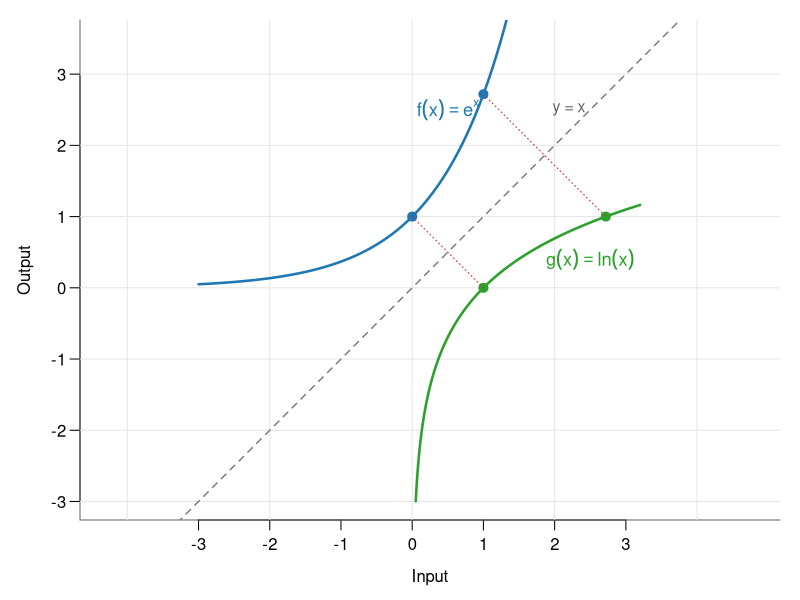
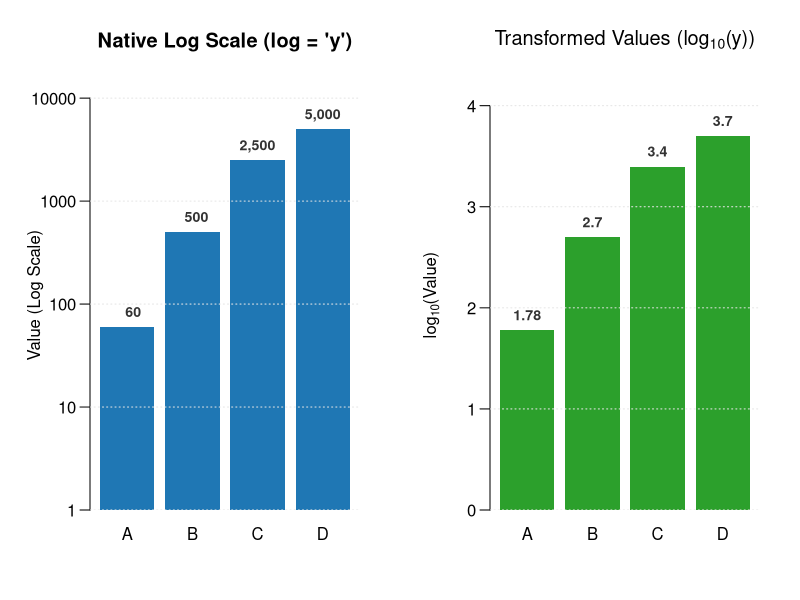
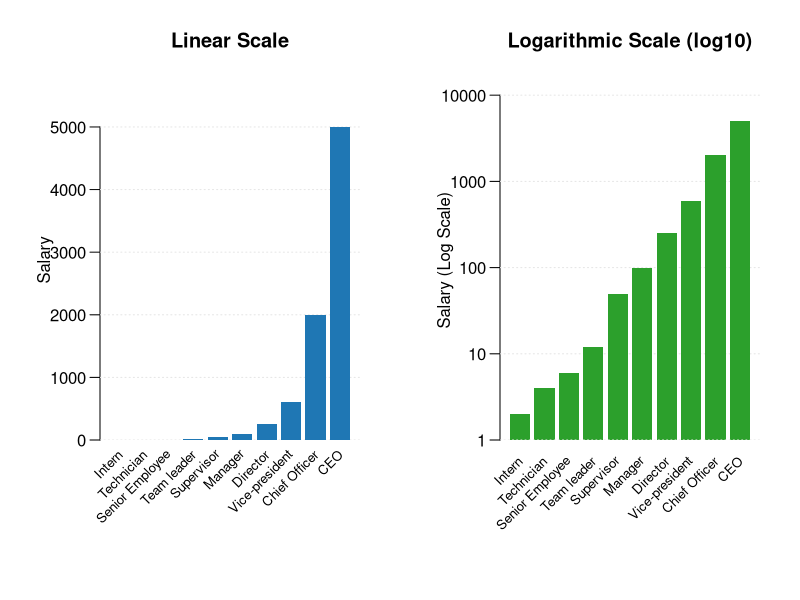
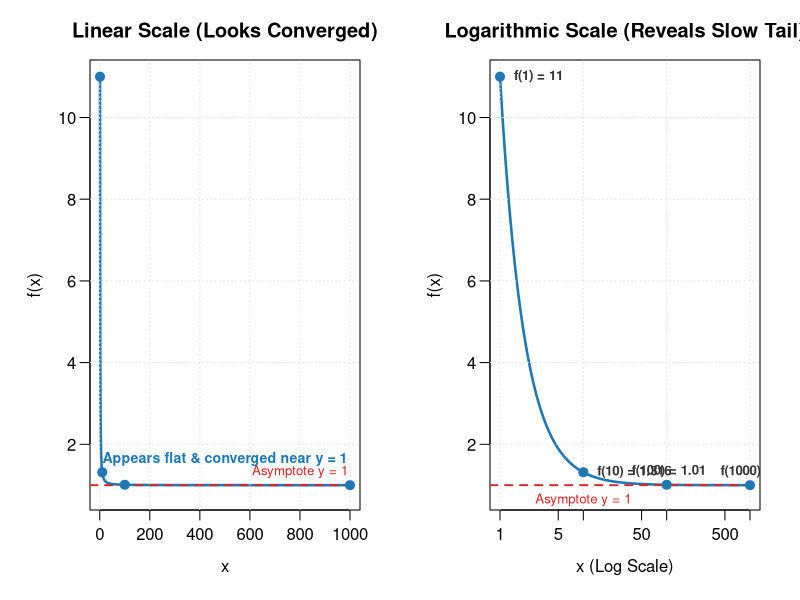
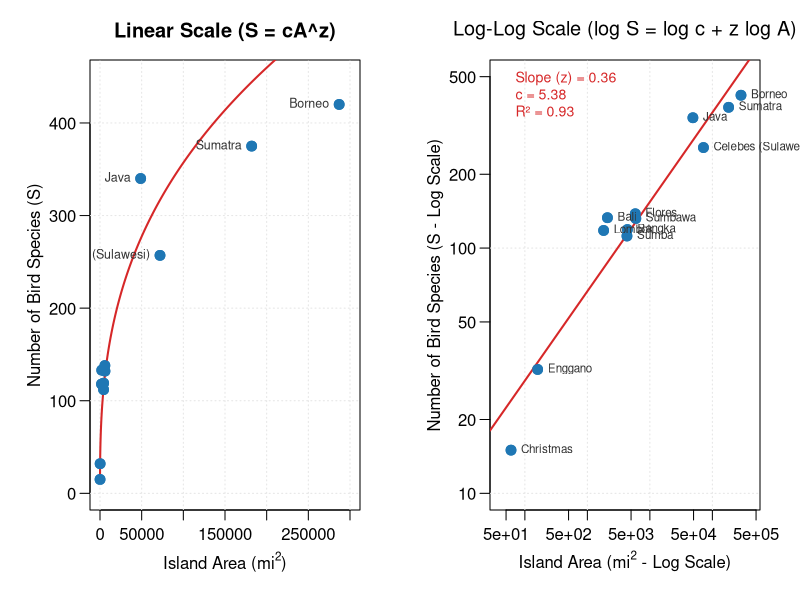

The R script that drew these images, in order:
## ---- chunk 1
#| label: fig-exp-log-inverse2
#| fig-cap: "Geometric reflection of exp(x) and ln(x) across the identity line y = x"
#| fig-width: 5.5
#| fig-height: 5.5

par(mar = c(4, 4, 1, 1), mgp = c(2.3, 0.7, 0))

x_pos <- seq(0.05, 3.2, length.out = 500)
x_all <- seq(-3, 3.2, length.out = 500)

y_exp <- exp(x_all)
y_log <- log(x_pos)

plot(NA, xlim = c(-3, 3.5), ylim = c(-3, 3.5),
     xlab = "Input", ylab = "Output", las = 1, asp = 1, axes = FALSE)

axis(1, at = -3:3)
axis(2, at = -3:3, las = 1)
box(bty = "l", col = "gray40")
grid(col = "gray90", lty = "solid")

# Symmetry axis y = x
abline(a = 0, b = 1, lty = 2, col = "gray50", lwd = 1.5)

# Curves
lines(x_all, y_exp, col = "#1f77b4", lwd = 2.5) # exp(x)
lines(x_pos, y_log, col = "#2ca02c", lwd = 2.5) # ln(x)

# Inverse pairs
points(c(0, 1), c(1, exp(1)), pch = 19, col = "#1f77b4", cex = 1.2)
points(c(1, exp(1)), c(0, 1), pch = 19, col = "#2ca02c", cex = 1.2)

# Connector lines showing reflection
segments(0, 1, 1, 0, lty = 3, col = "#d62728")
segments(1, exp(1), exp(1), 1, lty = 3, col = "#d62728")

# Labels
text(0.5, 2.5, expression(f(x) == e^x), col = "#1f77b4", cex = 1.1)
text(2.5, 0.4, expression(g(x) == ln(x)), col = "#2ca02c", cex = 1.1)
text(2.2, 2.5, "y = x", col = "gray40", cex = 0.95)
## ---- chunk 2
# 1. Dataset setup
df_vals <- data.frame(
  category = c("A", "B", "C", "D"),
  value = c(60, 500, 2500, 5000)
)

# Compute log10 values for explicit transformation
df_vals$log10_val <- log10(df_vals$value)

# 2. Set up side-by-side layout (1 row, 2 columns) with top margin for labels
par(mfrow = c(1, 2), mar = c(4.5, 4.5, 4, 2))

# ==============================================================================
# LEFT PANEL: Native Log Scale (log = "y")
# ==============================================================================
bp1 <- barplot(
  height = df_vals$value,
  names.arg = df_vals$category,
  main = "Native Log Scale (log = 'y')",
  ylab = "Value (Log Scale)",
  col = "#1f77b4", border = NA,
  log = "y",
  ylim = c(1, max(df_vals$value) * 3),
  las = 1
)


# Redraw bars over grid without repeating y-axis ticks
barplot(df_vals$value, add = TRUE, col = "#1f77b4", border = NA, log = "y", yaxt = "n", ann = FALSE)

# Value labels above bars (Raw numbers)
text(
  x = bp1, y = df_vals$value,
  labels = format(df_vals$value, big.mark = ","),
  pos = 3, cex = 0.85, col = "#333333", font = 2, xpd = TRUE
)

grid(nx = NA, ny = NULL, col = "gray90", lty = "dotted")

# ==============================================================================
# RIGHT PANEL: Converted log10 Values
# ==============================================================================
bp2 <- barplot(
  height = df_vals$log10_val,
  names.arg = df_vals$category,
  main = expression(paste("Transformed Values (", log[10], "(y))")),
  ylab = expression(paste(log[10], "(Value)")),
  col = "#2ca02c", border = NA,
  ylim = c(0, max(df_vals$log10_val) * 1.15),
  las = 1
)


# Redraw bars over grid without repeating y-axis ticks
barplot(df_vals$log10_val, add = TRUE, col = "#2ca02c", border = NA, yaxt = "n", ann = FALSE)

# Value labels above bars (log10 numbers rounded to 2 decimal places)
text(
  x = bp2, y = df_vals$log10_val,
  labels = round(df_vals$log10_val, 2),
  pos = 3, cex = 0.85, col = "#333333", font = 2, xpd = TRUE
)
grid(nx = NA, ny = NULL, col = "gray90", lty = "dotted")

# Reset plotting parameters
par(mfrow = c(1, 1), mar = c(5, 4, 4, 2) + 0.1)
## ---- chunk 3
# 1. Data frame setup
df_salary <- data.frame(
  job = factor(
    c("Intern", "Technician", "Senior Employee", "Team leader", "Supervisor",
      "Manager", "Director", "Vice-president", "Chief Officer", "CEO"),
    levels = c("Intern", "Technician", "Senior Employee", "Team leader", "Supervisor",
               "Manager", "Director", "Vice-president", "Chief Officer", "CEO")
  ),
  salary = c(2, 4, 6, 12, 50, 100, 250, 600, 2000, 5000) # values in ten thousands
)

# 2. Set up side-by-side layout with bottom margin for rotated labels
par(mfrow = c(1, 2), mar = c(8, 5, 4, 2))

# ==============================================================================
# LEFT PANEL: Linear Scale
# ==============================================================================
bp1 <- barplot(
  height = df_salary$salary,
  names.arg = FALSE,
  main = "Linear Scale",
  ylab = "Salary",
  col = "#1f77b4", border = NA,
  ylim = c(0, max(df_salary$salary) * 1.15),
  las = 1
)

grid(nx = NA, ny = NULL, col = "gray90", lty = "dotted")

# Redraw bars over grid (yaxt = "n" prevents duplicated y-axis ticks)
barplot(df_salary$salary, add = TRUE, col = "#1f77b4", border = NA, yaxt = "n", ann = FALSE)

# Custom rotated x-axis labels
text(x = bp1, y = -max(df_salary$salary) * 0.04, labels = df_salary$job,
     srt = 45, adj = 1, xpd = TRUE, cex = 0.8)

## Raw numerical value labels above bars
#text(x = bp1, y = df_salary$salary, labels = format(df_salary$salary, big.mark = ","),
#     pos = 3, cex = 0.65, col = "#333333", xpd = TRUE)


# ==============================================================================
# RIGHT PANEL: Logarithmic Scale
# ==============================================================================
bp2 <- barplot(
  height = df_salary$salary,
  names.arg = FALSE,
  main = "Logarithmic Scale (log10)",
  ylab = "Salary (Log Scale)",
  col = "#2ca02c", border = NA,
  log = "y",
  ylim = c(1, max(df_salary$salary) * 3),
  las = 1
)

grid(nx = NA, ny = NULL, col = "gray90", lty = "dotted")

# Redraw bars over grid without repeating axis text
barplot(df_salary$salary, add = TRUE, col = "#2ca02c", border = NA, log = "y", yaxt = "n", ann = FALSE)

# Custom rotated x-axis labels (positioned relative to log axis baseline)
text(x = bp2, y = 0.6, labels = df_salary$job,
     srt = 45, adj = 1, xpd = TRUE, cex = 0.8)

## Raw numerical value labels above bars
#text(x = bp2, y = df_salary$salary, labels = format(df_salary$salary, big.mark = ","),
#     pos = 3, cex = 0.65, col = "#333333", xpd = TRUE)

# Reset plotting parameters
par(mfrow = c(1, 1), mar = c(5, 4, 4, 2) + 0.1)
## ---- chunk 4
# 1. Define power law function: f(x) = 1 + 10 / x^1.5
f <- function(x) 1 + 10 / (x^1.5)

# Setup x domains
x_lin <- seq(1, 1000, length.out = 1000)
x_log <- 10^seq(0, 3, length.out = 1000) # log-spaced vector from 10^0 to 10^3

# Colors
curve_col <- "#1f77b4"
limit_col <- "#d62728"

# 2. Set up side-by-side layout (1 row, 2 columns)
par(mfrow = c(1, 2), mar = c(4.5, 4.5, 3, 2))

# ==============================================================================
# LEFT PANEL: Linear Scale (Appears Almost Converged)
# ==============================================================================
plot(x_lin, f(x_lin), type = "l", col = curve_col, lwd = 2.5,
     xlim = c(1, 1000), ylim = c(0.8, 11), las = 1,
     main = "Linear Scale (Looks Converged)",
     xlab = "x", ylab = "f(x)")

grid(col = "gray90", lty = "dotted")
abline(h = 1, col = limit_col, lty = 2, lwd = 1.8)

# Highlight points
pts_x <- c(1, 10, 100, 1000)
pts_y <- f(pts_x)
points(pts_x, pts_y, col = curve_col, pch = 19, cex = 1.2)

# Annotation for linear convergence illusion
text(500, 1.3, labels = "Appears flat & converged near y = 1",
     col = curve_col, pos = 3, font = 2, cex = 0.85)
text(800, 1.0, labels = "Asymptote y = 1", col = limit_col, pos = 3, cex = 0.8)


# ==============================================================================
# RIGHT PANEL: Logarithmic Scale (Reveals Ongoing Heavy-Tail Decay)
# ==============================================================================
plot(x_log, f(x_log), type = "l", col = curve_col, lwd = 2.5,
     log = "x", xlim = c(1, 1000), ylim = c(0.8, 11), las = 1,
     main = "Logarithmic Scale (Reveals Slow Tail)",
     xlab = "x (Log Scale)", ylab = "f(x)")

grid(col = "gray90", lty = "dotted")
abline(h = 1, col = limit_col, lty = 2, lwd = 1.8)

# Highlight and label exact points on log scale
points(pts_x, pts_y, col = curve_col, pch = 19, cex = 1.2)
text(pts_x, pts_y, labels = paste0(" f(", pts_x, ") = ", round(pts_y, 3)),
     pos = c(4, 4, 3, 3), cex = 0.8, col = "#333333", font = 2)

text(10, 1.0, labels = "Asymptote y = 1", col = limit_col, pos = 1, cex = 0.8)

# Reset layout
par(mfrow = c(1, 1), mar = c(5, 4, 4, 2) + 0.1)
## ---- chunk 5
# 1. Dataset: Sunda Islands Land Birds (MacArthur & Wilson, 1967)
sunda_data <- data.frame(
  island = c("Christmas", "Enggano", "Bangka", "Bali", "Lombok",
             "Sumba", "Flores", "Sumbawa", "Celebes (Sulawesi)", "Java", "Sumatra", "Borneo"),
  area_sq_mi = c(60, 160, 4370, 2095, 1820,
                 4300, 5850, 5960, 72000, 48800, 182000, 287000),
  species = c(15, 32, 119, 133, 118,
              112, 138, 132, 257, 340, 375, 420)
)

# Fit log10 linear model to derive power law parameters (S = c * A^z)
fit <- lm(log10(species) ~ log10(area_sq_mi), data = sunda_data)
z     <- coef(fit)[2]          # Slope (z ~ 0.28)
c_val <- 10^(coef(fit)[1])     # Constant c (~ 4.8)

# Smooth evaluation domain for linear curve fitting
a_seq <- 10^seq(1.5, 5.6, length.out = 500)
s_fit <- c_val * (a_seq^z)

# Setup 2-panel layout
par(mfrow = c(1, 2), mar = c(4.5, 4.5, 3, 2))

# ==============================================================================
# LEFT PANEL: Normal (Linear) Scale
# ==============================================================================
plot(sunda_data$area_sq_mi, sunda_data$species,
     xlim = c(0, 300000), ylim = c(0, 450), las = 1,
     xlab = expression(paste("Island Area (mi"^2, ")")),
     ylab = "Number of Bird Species (S)",
     main = "Linear Scale (S = cA^z)",
     col = "#1f77b4", pch = 19, cex = 1.3)

grid(col = "gray90", lty = "dotted")

# Draw fitted power-law curve
lines(a_seq, s_fit, col = "#d62728", lwd = 2)

# Redraw points over grid
points(sunda_data$area_sq_mi, sunda_data$species, col = "#1f77b4", pch = 19, cex = 1.3)

# Label key extreme islands (small islands crushed near origin; large islands at right)
text(sunda_data$area_sq_mi[sunda_data$island %in% c("Borneo", "Sumatra", "Java", "Celebes (Sulawesi)")],
     sunda_data$species[sunda_data$island %in% c("Borneo", "Sumatra", "Java", "Celebes (Sulawesi)")],
     labels = sunda_data$island[sunda_data$island %in% c("Borneo", "Sumatra", "Java", "Celebes (Sulawesi)")],
     pos = 2, cex = 0.75, col = "#333333")


# ==============================================================================
# RIGHT PANEL: Log-Log Scale
# ==============================================================================
plot(sunda_data$area_sq_mi, sunda_data$species,
     log = "xy", las = 1,
     xlim = c(40, 400000), ylim = c(10, 500),
     xlab = expression(paste("Island Area (mi"^2, " - Log Scale)")),
     ylab = "Number of Bird Species (S - Log Scale)",
     main = expression(paste("Log-Log Scale (log S = log c + z log A)")),
     col = "#1f77b4", pch = 19, cex = 1.3)

grid(col = "gray90", lty = "dotted")

# Draw linearized regression line
abline(fit, col = "#d62728", lwd = 2)

# Redraw points over grid
points(sunda_data$area_sq_mi, sunda_data$species, col = "#1f77b4", pch = 19, cex = 1.3)

# Label islands on log scale
text(sunda_data$area_sq_mi, sunda_data$species,
     labels = sunda_data$island, pos = 4, cex = 0.7, col = "#333333", xpd = TRUE)

# Annotate fitted power law parameters
legend("topleft",
       legend = c(paste0("Slope (z) = ", round(z, 2)),
                  paste0("c = ", round(c_val, 2)),
                  paste0("R\u00b2 = ", round(summary(fit)$r.squared, 2))),
       bty = "n", cex = 0.85, text.col = "#d62728")

# Reset layout
par(mfrow = c(1, 1), mar = c(5, 4, 4, 2) + 0.1)
